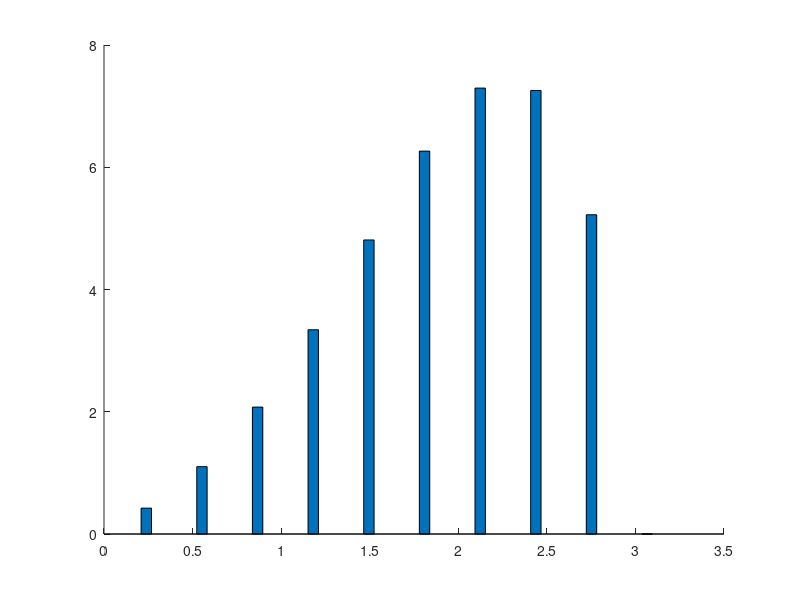

Source code (MATLAB): (Note: this script raises an error after producing the figure.)
%10-misol

disp('5_1-misol');
h=pi/10;
x=pi/10:h:pi;
f1=sin(x).*exp(x);
f2=sin(x).*x.^2;
f3=sin(x).*x;
%grafik
plot(x,f1,':m');
hold on;
plot(x,f2,'-');
plot(x,f3,'--ok');
legend('f1','f2','f3');
title('Grafik')%,'FontSize',12,'Fontweight','bold');
hold off;

%bar
f=[f1;f2;f3];
bar(x,f');%barh(x,f');
bar(x,f','stack');

%stem
%x=-3:0.1:3;
f4=exp(-x.^2/2);
stem(x,f1);
hold on;
stem(x,f2,'filled');
stem(x,f3,'filled');
stem(x,f4,'filled');
hold off;

disp('5_2-misol');
x=-pi:pi/10:pi;
%funk=@(x) (x<=0) .*nthroot(1+x.^2,3)+ (x>0) .*(sin(x).^2+(1+x)/(1+exp(x)));
y1=@(x) (1+x.^2)/(sqrt(1+x.^4));
y2=@(x) 2*x+sin(x).^2/(3+x);
g1=@(x) exp(x);
g2=@(x) cos(x);
r1=@(x) (1+x.^2).^1/3;
r2=@(x) sin(x).^2+(1+x)./(1+exp(x));
w=@(x) (x<=0) .*sqrt(1+x.^2)+(x>0).*2*x-7;
fplot(r1, -pi:0,'r')
hold on
fplot(r2, 0:pi,'k')
hold off
grid on;

%Matlab kod
